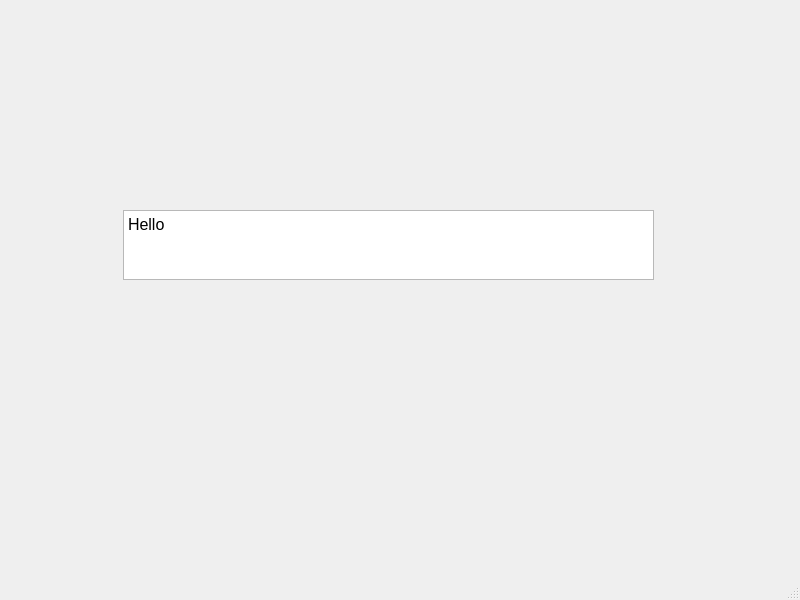
<?xml version="1.0" encoding="UTF-8"?>
<ui version="4.0">
 <class>MainMenu</class>
 <widget class="QMainWindow" name="MainMenu">
  <property name="geometry">
   <rect>
    <x>0</x>
    <y>0</y>
    <width>800</width>
    <height>600</height>
   </rect>
  </property>
  <property name="windowTitle">
   <string>MainWindow</string>
  </property>
  <widget class="QWidget" name="centralwidget">
   <widget class="QTextEdit" name="message">
    <property name="geometry">
     <rect>
      <x>123</x>
      <y>210</y>
      <width>531</width>
      <height>70</height>
     </rect>
    </property>
    <property name="html">
     <string>&lt;!DOCTYPE HTML PUBLIC &quot;-//W3C//DTD HTML 4.0//EN&quot; &quot;http://www.w3.org/TR/REC-html40/strict.dtd&quot;&gt;
&lt;html&gt;&lt;head&gt;&lt;meta name=&quot;qrichtext&quot; content=&quot;1&quot; /&gt;&lt;style type=&quot;text/css&quot;&gt;
p, li { white-space: pre-wrap; }
&lt;/style&gt;&lt;/head&gt;&lt;body style=&quot; font-family:'Roboto'; font-size:12pt; font-weight:400; font-style:normal;&quot;&gt;
&lt;p style=&quot; margin-top:0px; margin-bottom:0px; margin-left:0px; margin-right:0px; -qt-block-indent:0; text-indent:0px;&quot;&gt;Hello&lt;/p&gt;&lt;/body&gt;&lt;/html&gt;</string>
    </property>
   </widget>
  </widget>
  <widget class="QMenuBar" name="menubar">
   <property name="geometry">
    <rect>
     <x>0</x>
     <y>0</y>
     <width>800</width>
     <height>24</height>
    </rect>
   </property>
  </widget>
  <widget class="QStatusBar" name="statusbar"/>
 </widget>
 <resources/>
 <connections/>
</ui>
